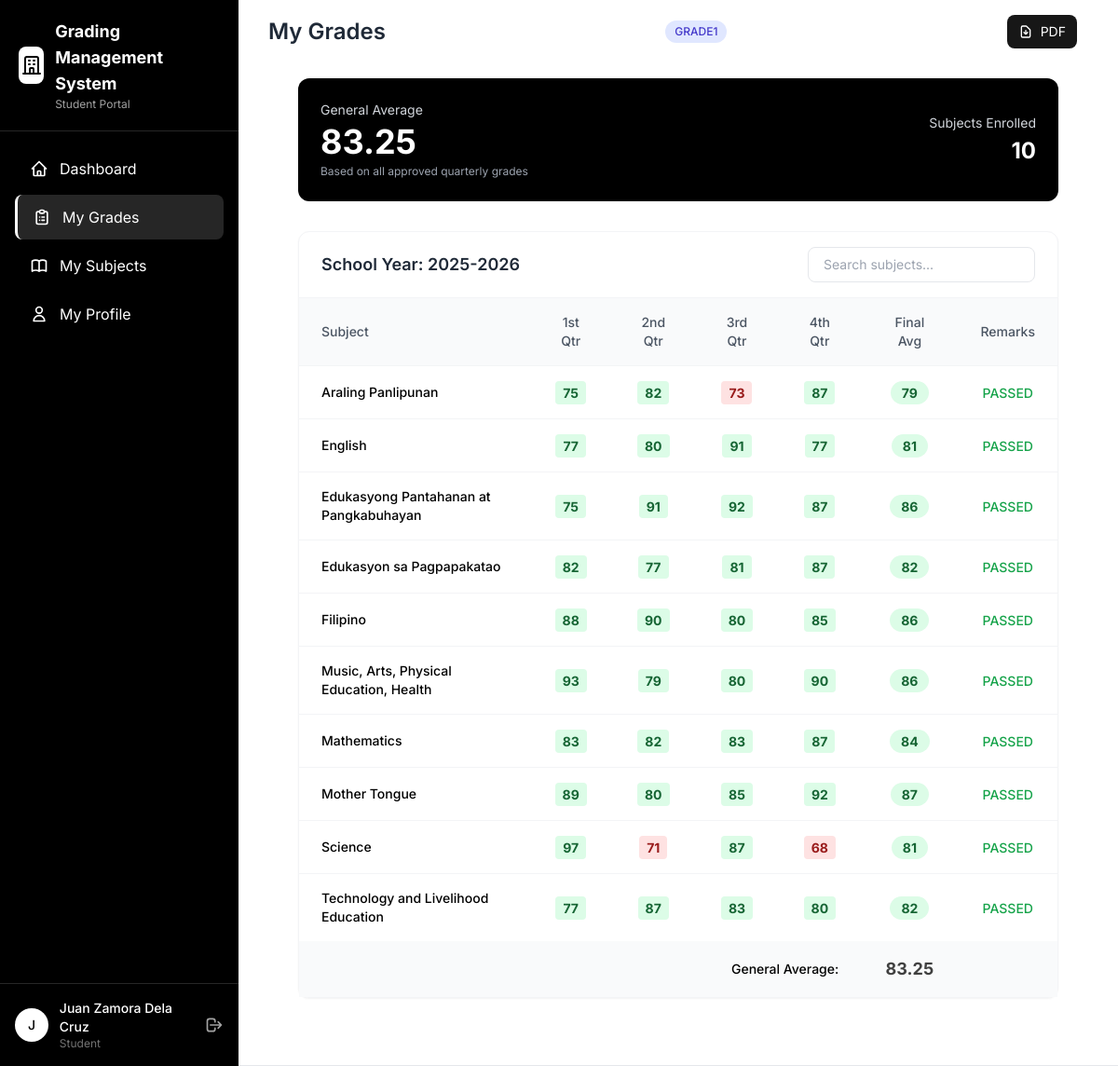
The app's page /student/grades.php (signed in) with its own data.
### tables this page shows
CREATE TABLE IF NOT EXISTS `tbl_student` (
  `id` int NOT NULL AUTO_INCREMENT,
  `user_id` int DEFAULT NULL,
  `student_no` varchar(20) DEFAULT NULL,
  `given_name` varchar(100) DEFAULT NULL,
  `middle_name` varchar(100) DEFAULT NULL,
  `last_name` varchar(100) DEFAULT NULL,
  `section_id` int DEFAULT NULL,
  `guardian_name` varchar(200) DEFAULT NULL,
  `guardian_contact` varchar(50) DEFAULT NULL,
  `guardian_email` varchar(100) DEFAULT NULL,
  `suffix` varchar(20) DEFAULT NULL,
  `date_of_birth` date DEFAULT NULL,
  `place_of_birth` varchar(200) DEFAULT NULL,
  `sex` enum('Male','Female') DEFAULT NULL,
  `address` varchar(300) DEFAULT NULL,
  `primary_school` varchar(200) DEFAULT NULL,
  `primary_school_address` varchar(300) DEFAULT NULL,
  `primary_school_year` varchar(20) DEFAULT NULL,
  `intermediate_school` varchar(200) DEFAULT NULL,
  `intermediate_school_address` varchar(300) DEFAULT NULL,
  `intermediate_school_year` varchar(20) DEFAULT NULL,
  `secondary_school` varchar(200) DEFAULT NULL,
  `secondary_school_address` varchar(300) DEFAULT NULL,
  `secondary_school_year` varchar(20) DEFAULT NULL,
  `shs_school` varchar(200) DEFAULT NULL,
  `shs_school_address` varchar(300) DEFAULT NULL,
  `shs_school_year` varchar(20) DEFAULT NULL,
  `shs_strand` varchar(100) DEFAULT NULL,
  PRIMARY KEY (`id`),
  UNIQUE KEY `student_no` (`student_no`),
  KEY `user_id` (`user_id`),
  KEY `section_id` (`section_id`),
  CONSTRAINT `tbl_student_ibfk_1` FOREIGN KEY (`user_id`) REFERENCES `tbl_users` (`id`),
  CONSTRAINT `tbl_student_ibfk_2` FOREIGN KEY (`section_id`) REFERENCES `tbl_section` (`id`)
);

CREATE TABLE IF NOT EXISTS `level` (
  `id` int NOT NULL AUTO_INCREMENT,
  `created_at` timestamp NULL DEFAULT NULL,
  `updated_at` timestamp NULL DEFAULT NULL,
  `code` text,
  `description` text,
  `academic_track_id` int DEFAULT NULL,
  `order` int NOT NULL,
  PRIMARY KEY (`id`),
  KEY `FK__tbl_academic_track` (`academic_track_id`),
  CONSTRAINT `FK__tbl_academic_track` FOREIGN KEY (`academic_track_id`) REFERENCES `tbl_academic_track` (`id`)
);

CREATE TABLE IF NOT EXISTS `tbl_enroll` (
  `id` int NOT NULL AUTO_INCREMENT,
  `student_id` int DEFAULT NULL,
  `subject_id` int DEFAULT NULL,
  `section_id` int DEFAULT NULL COMMENT 'Section where student is enrolled for this subject',
  `teacher_id` int DEFAULT NULL COMMENT 'Teacher assigned for this enrollment',
  `sy_id` int DEFAULT NULL,
  `term_id` int DEFAULT NULL COMMENT 'Term when enrolled',
  `q1_grade` decimal(5,2) DEFAULT NULL COMMENT 'Quarter 1 final grade',
  `q2_grade` decimal(5,2) DEFAULT NULL COMMENT 'Quarter 2 final grade',
  `q3_grade` decimal(5,2) DEFAULT NULL COMMENT 'Quarter 3 final grade',
  `q4_grade` decimal(5,2) DEFAULT NULL COMMENT 'Quarter 4 final grade',
  `average_grade` decimal(5,2) DEFAULT NULL COMMENT 'Average of all quarters',
  `final_grade` decimal(5,2) DEFAULT NULL COMMENT 'Final computed grade',
  `status` enum('enrolled','dropped','completed','incomplete') DEFAULT 'enrolled',
  `enrolled_at` datetime DEFAULT CURRENT_TIMESTAMP,
  `updated_at` datetime DEFAULT CURRENT_TIMESTAMP ON UPDATE CURRENT_TIMESTAMP,
  PRIMARY KEY (`id`),
  UNIQUE KEY `unique_enrollment` (`student_id`,`subject_id`,`sy_id`,`term_id`),
  KEY `student_id` (`student_id`),
  KEY `subject_id` (`subject_id`),
  KEY `section_id` (`section_id`),
  KEY `teacher_id` (`teacher_id`),
  KEY `sy_id` (`sy_id`),
  KEY `term_id` (`term_id`),
  KEY `idx_status` (`status`),
  CONSTRAINT `tbl_enroll_ibfk_1` FOREIGN KEY (`student_id`) REFERENCES `tbl_student` (`id`),
  CONSTRAINT `tbl_enroll_ibfk_2` FOREIGN KEY (`subject_id`) REFERENCES `tbl_subjects` (`id`),
  CONSTRAINT `tbl_enroll_ibfk_3` FOREIGN KEY (`sy_id`) REFERENCES `tbl_sy` (`id`),
  CONSTRAINT `tbl_enroll_ibfk_4` FOREIGN KEY (`section_id`) REFERENCES `tbl_section` (`id`),
  CONSTRAINT `tbl_enroll_ibfk_5` FOREIGN KEY (`teacher_id`) REFERENCES `tbl_teacher` (`id`),
  CONSTRAINT `tbl_enroll_ibfk_6` FOREIGN KEY (`term_id`) REFERENCES `tbl_term` (`id`)
);

CREATE TABLE IF NOT EXISTS `tbl_sy` (
  `id` int NOT NULL AUTO_INCREMENT,
  `sy_name` varchar(20) NOT NULL,
  `start_date` date DEFAULT NULL,
  `end_date` date DEFAULT NULL,
  `status` enum('active','closed','archived') DEFAULT 'active',
  PRIMARY KEY (`id`)
);

CREATE TABLE IF NOT EXISTS `tbl_subjects` (
  `id` int NOT NULL AUTO_INCREMENT,
  `subjcode` varchar(20) NOT NULL,
  `desc` varchar(100) DEFAULT NULL,
  `unit` int DEFAULT NULL,
  `lec_u` int DEFAULT NULL,
  `lab_u` int DEFAULT NULL,
  `lec_h` int DEFAULT '0',
  `lab_h` int DEFAULT '0',
  `type` varchar(20) DEFAULT NULL,
  `education_level` enum('k12','college','both') DEFAULT 'both',
  `weight_category` varchar(30) DEFAULT 'core',
  `term_restriction` varchar(20) DEFAULT 'any',
  `status` varchar(20) DEFAULT 'active',
  PRIMARY KEY (`id`)
);

### student/grades.php (the view, shortened to what the rows shown need)
<?php
require_once '../config/database.php';
require_once '../includes/functions.php';
$studentId = $_SESSION['student_id'] ?? 0;
$studentInfoStmt = db()->prepare("
    SELECT st.*, sec.academic_track_id, sec.sy_id, at.desc as track_name, at.enrollment_type,
           d.code as dept_code, lv.code as level_code
    FROM tbl_student st
    JOIN tbl_section sec ON st.section_id = sec.id
    JOIN tbl_academic_track at ON sec.academic_track_id = at.id
    JOIN tbl_departments d ON at.dept_id = d.id
    LEFT JOIN level lv ON sec.level_id = lv.id
    WHERE st.id = ?
");
$studentInfoStmt->execute([$studentId]);
$studentInfo = $studentInfoStmt->fetch();
$currentSyId = (int)($studentInfo['sy_id'] ?? 0);
$selectedSyId = (int)($_GET['sy_id'] ?? $currentSyId);
$isYearly = ($studentInfo['enrollment_type'] ?? 'semestral') === 'yearly';
if ($isYearly) {
    $stmt = db()->prepare("
        SELECT e.id as enroll_id, sub.subjcode, sub.`desc` as subject_name,
               sy.sy_name,
               MAX(CASE WHEN g.grading_period = 'Q1' AND g.status IN ('approved', 'finalized') THEN g.period_grade END) as q1_grade,
               MAX(CASE WHEN g.grading_period = 'Q2' AND g.status IN ('approved', 'finalized') THEN g.period_grade END) as q2_grade,
               MAX(CASE WHEN g.grading_period = 'Q3' AND g.status IN ('approved', 'finalized') THEN g.period_grade END) as q3_grade,
               MAX(CASE WHEN g.grading_period = 'Q4' AND g.status IN ('approved', 'finalized') THEN g.period_grade END) as q4_grade,
               MAX(CASE WHEN g.grading_period = 'Q1' AND g.status IN ('approved', 'finalized') THEN g.status END) as q1_status,
               MAX(CASE WHEN g.grading_period = 'Q2' AND g.status IN ('approved', 'finalized') THEN g.status END) as q2_status,
               MAX(CASE WHEN g.grading_period = 'Q3' AND g.status IN ('approved', 'finalized') THEN g.status END) as q3_status,
               MAX(CASE WHEN g.grading_period = 'Q4' AND g.status IN ('approved', 'finalized') THEN g.status END) as q4_status
        FROM tbl_enroll e
        JOIN tbl_subjects sub ON e.subject_id = sub.id
        LEFT JOIN tbl_grades g ON e.id = g.enroll_id
        LEFT JOIN tbl_sy sy ON e.sy_id = sy.id
        WHERE e.student_id = ? AND e.sy_id = ?
        GROUP BY e.id, sub.subjcode, sub.`desc`, sy.sy_name
        ORDER BY sub.subjcode
    ");
    $stmt->execute([$studentId, $selectedSyId]);
    $grades = $stmt->fetchAll();
    $gradesByYear = [];
    foreach ($grades as $grade) {
        $syName = $grade['sy_name'] ?? 'Current Year';
        if (!isset($gradesByYear[$syName])) {
            $gradesByYear[$syName] = [];
        }
        $gradesByYear[$syName][] = $grade;
    }
    $allSubjectsComplete = !empty($grades);
}
include '../includes/header.php';
include '../includes/sidebar_student.php';
?>
<main class="main-content lg:ml-64 min-h-screen">
    <div class="bg-white border-b border-gray-200 px-4 sm:px-8 py-4">
        <div class="flex flex-col sm:flex-row sm:items-center sm:justify-between gap-2">
            <h1 class="text-xl sm:text-2xl font-semibold text-gray-800">My Grades</h1>
<?php if (!empty($studentInfo['level_code'])): ?>
            <span class="px-2.5 py-1 text-xs font-medium rounded-full bg-indigo-100 text-indigo-700"><?= htmlspecialchars($studentInfo['level_code']) ?></span>
<?php endif; ?>
            <div class="flex items-center gap-3">
                <a href="report_pdf.php?sy_id=<?= $selectedSyId ?>" target="_blank" class="no-print px-3 py-2 bg-neutral-900 text-white rounded-lg hover:bg-neutral-700 transition text-sm flex items-center gap-2" title="Download PDF">
                </a>
        </div>
    </div>
    <div class="p-4 sm:p-8">
        <?php if ($isYearly): ?>
        <?php if (empty($grades)): ?>
        <div class="bg-white rounded-xl shadow-sm p-12 text-center">
            <svg class="w-16 h-16 text-gray-300 mx-auto mb-4" fill="none" stroke="currentColor" viewBox="0 0 24 24">
                <path stroke-linecap="round" stroke-linejoin="round" stroke-width="2" d="M9 5H7a2 2 0 00-2 2v12a2 2 0 002 2h10a2 2 0 002-2V7a2 2 0 00-2-2h-2M9 5a2 2 0 002 2h2a2 2 0 002-2M9 5a2 2 0 012-2h2a2 2 0 012 2m-3 7h3m-3 4h3m-6-4h.01M9 16h.01"></path>
            </svg>
            <h3 class="text-lg font-medium text-gray-800 mb-2">No Grades Yet</h3>
            <p class="text-gray-500">Your grades will appear here once they have been entered by your teachers.</p>
        </div>
        <?php else: ?>
        <?php foreach ($gradesByYear as $syName => $yearGrades): ?>
        <div class="bg-white rounded-xl shadow-sm border border-gray-100 mb-6">
            <div class="px-4 sm:px-6 py-4 border-b border-gray-100 flex flex-col sm:flex-row sm:items-center sm:justify-between gap-4">
                <h2 class="text-lg font-semibold text-gray-800">School Year: <?= htmlspecialchars($syName) ?></h2>
                <input type="text" class="grades-search-input px-4 py-2 border border-gray-200 rounded-lg focus:ring-2 focus:ring-black focus:outline-none text-sm" placeholder="Search subjects...">
            </div>
            <div class="overflow-x-auto">
                <table class="w-full min-w-[700px] grades-table">
                    <thead class="bg-gray-50">
                        <tr class="text-left text-sm text-gray-600">
                            <th class="px-6 py-4 font-medium sortable cursor-pointer hover:bg-gray-100">Subject</th>
                            <th class="px-6 py-4 font-medium text-center sortable cursor-pointer hover:bg-gray-100">1st Qtr</th>
                            <th class="px-6 py-4 font-medium text-center sortable cursor-pointer hover:bg-gray-100">2nd Qtr</th>
                            <th class="px-6 py-4 font-medium text-center sortable cursor-pointer hover:bg-gray-100">3rd Qtr</th>
                            <th class="px-6 py-4 font-medium text-center sortable cursor-pointer hover:bg-gray-100">4th Qtr</th>
                            <th class="px-6 py-4 font-medium text-center sortable cursor-pointer hover:bg-gray-100">Final Avg</th>
                            <th class="px-6 py-4 font-medium text-center">Remarks</th>
                        </tr>
                    </thead>
                    <tbody>
                        <?php
                        $yearTotalFinal = 0;
                        $yearSubjectCount = 0;
                        foreach ($yearGrades as $grade):
                            $q1 = $grade['q1_grade'];
                            $q2 = $grade['q2_grade'];
                            $q3 = $grade['q3_grade'];
                            $q4 = $grade['q4_grade'];
                            $allQuartersComplete = ($q1 !== null && $q2 !== null && $q3 !== null && $q4 !== null);
                            $finalAvg = null;
                            if ($allQuartersComplete) {
                                $finalAvg = ($q1 + $q2 + $q3 + $q4) / 4;
                                $yearTotalFinal += $finalAvg;
                                $yearSubjectCount++;
                            }
                        ?>
                        <tr class="border-t border-gray-100 hover:bg-gray-50">
                            <td class="px-6 py-4 text-sm font-medium"><?= htmlspecialchars($grade['subject_name']) ?></td>
                            <?php foreach (['q1_grade', 'q2_grade', 'q3_grade', 'q4_grade'] as $qKey):
                            ?>
                            <td class="px-6 py-4 text-center">
                                <?php if ($grade[$qKey] !== null): ?>
                                <span class="px-2 py-1 text-sm font-bold rounded <?= $grade[$qKey] >= 75 ? 'bg-green-100 text-green-800' : 'bg-red-100 text-red-800' ?>">
                                    <?= number_format($grade[$qKey], 0) ?>
                                </span>
                                <?php else: ?>
                                <span class="text-gray-300">-</span>
                                <?php endif; ?>
                            </td>
                            <?php endforeach; ?>
                            <td class="px-6 py-4 text-center">
                                <?php if ($allQuartersComplete && $finalAvg !== null): ?>
                                <span class="px-3 py-1 text-sm font-bold rounded-full <?= $finalAvg >= 75 ? 'bg-green-100 text-green-800' : 'bg-red-100 text-red-800' ?>">
                                    <?= number_format($finalAvg, 0) ?>
                                </span>
                                <?php else: ?>
                                <span class="text-gray-300">-</span>
                                <?php endif; ?>
                            </td>
                            <td class="px-6 py-4 text-center">
                                <?php if ($allQuartersComplete && $finalAvg !== null): ?>
                                <span class="text-sm font-medium <?= $finalAvg >= 75 ? 'text-green-600' : 'text-red-600' ?>">
                                    <?= $finalAvg >= 75 ? 'PASSED' : 'FAILED' ?>
                                </span>
                                <?php else: ?>
                                <span class="text-gray-400 text-sm">Incomplete</span>
                                <?php endif; ?>
                            </td>
                        </tr>
                        <?php endforeach; ?>
                    </tbody>
                    <tfoot class="bg-gray-50">
                        <tr>
                            <td colspan="5" class="px-6 py-4 text-sm font-medium text-right">General Average:</td>
                            <td class="px-6 py-4 text-center">
                                <span class="text-lg font-bold text-neutral-700">
                                    <?= ($allSubjectsComplete && $yearSubjectCount > 0) ? number_format($yearTotalFinal / $yearSubjectCount, 2) : 'N/A' ?>
                                </span>
                            </td>
                            <td></td>
                        </tr>
                    </tfoot>
                </table>
            </div>
        </div>
        <?php endforeach; ?>
        <?php endif; ?>
        <?php endif; ?>
    </div>
</main>
<?php include '../includes/footer.php'; ?>

### records on screen
tbl_student: level.code "GRADE1"
tbl_enroll: sy.sy_name "2025-2026", subject.desc "Technology and Livelihood Education", qKey "77", qKey "87", qKey "83", qKey "80", finalAvg "82", yearSubjectCount "83.25"
tbl_enroll: subject.desc "Araling Panlipunan", qKey "75", qKey "82", qKey "73", qKey "87", finalAvg "79"
tbl_enroll: subject.desc "English", qKey "77", qKey "80", qKey "91", finalAvg "81"
tbl_enroll: subject.desc "Edukasyong Pantahanan at Pangkabuhayan", qKey "75", qKey "91", qKey "92", qKey "87", finalAvg "86"
tbl_enroll: subject.desc "Edukasyon sa Pagpapakatao", qKey "82", qKey "77", qKey "81", qKey "87", finalAvg "82"
tbl_enroll: subject.desc "Filipino", qKey "88", qKey "90", qKey "80", qKey "85", finalAvg "86"
tbl_enroll: subject.desc "Music, Arts, Physical Education, Health", qKey "93", qKey "79", qKey "80", qKey "90", finalAvg "86"
tbl_enroll: subject.desc "Mathematics", qKey "83", qKey "82", qKey "87", finalAvg "84"
tbl_enroll: subject.desc "Mother Tongue", qKey "89", qKey "80", qKey "85", qKey "92", finalAvg "87"
tbl_enroll: subject.desc "Science", qKey "97", qKey "71", qKey "87", qKey "68", finalAvg "81"

### other values on screen
substr($currentUser['name'] ?? 'S', 0, 1) "J"
$currentUser['name'] "Juan Zamora Dela Cruz"
$generalAverage "83.25"
count($grades) "10"
